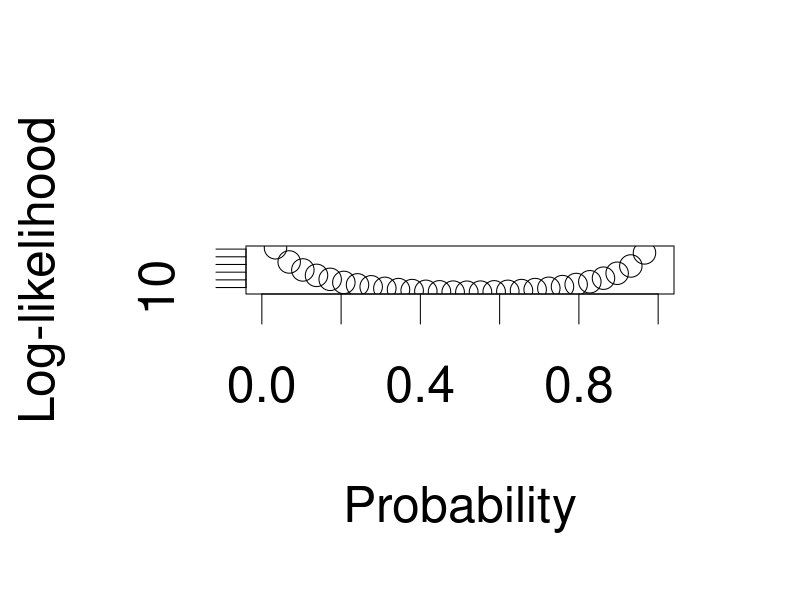
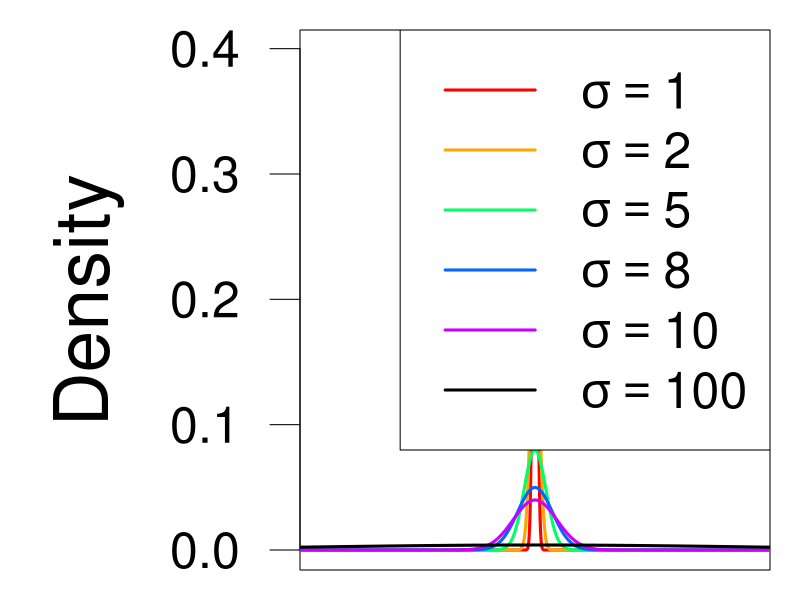
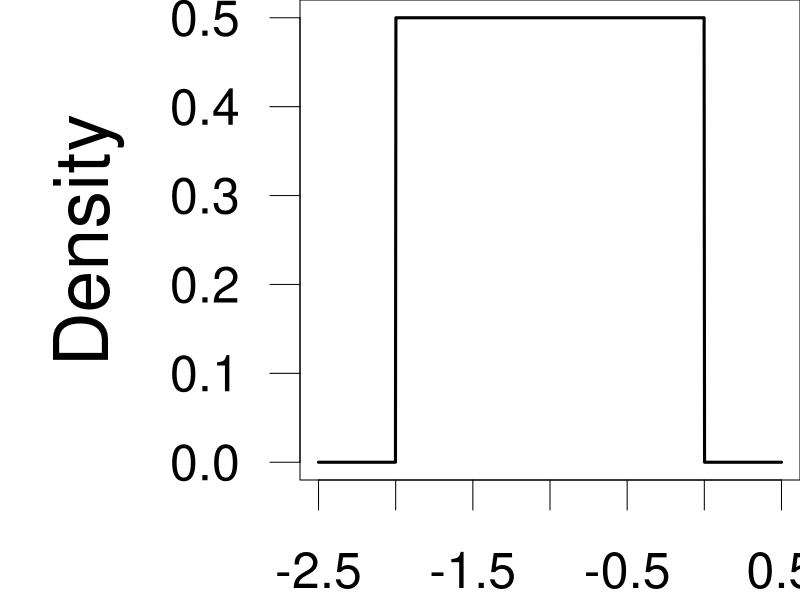
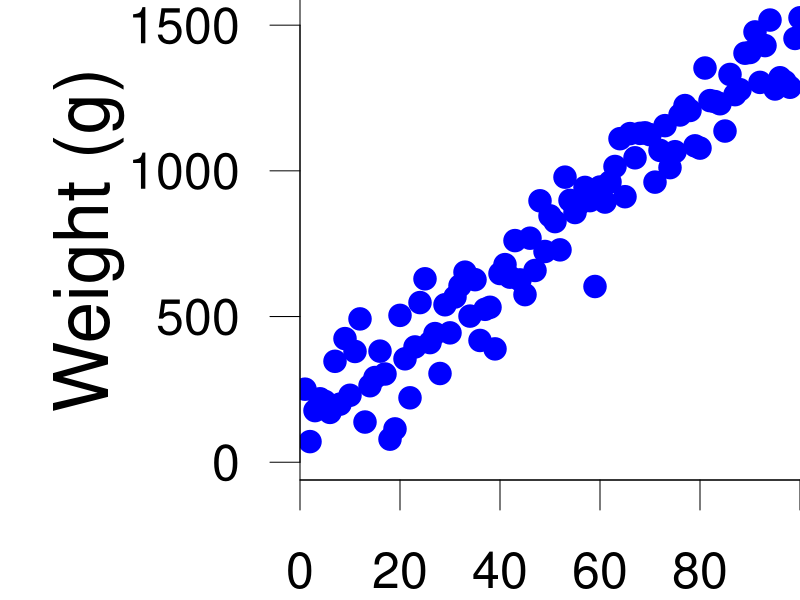
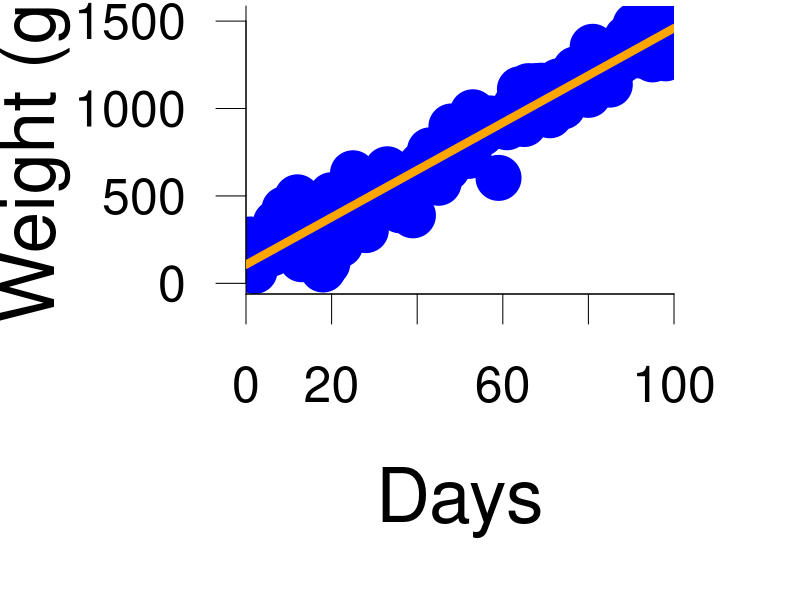
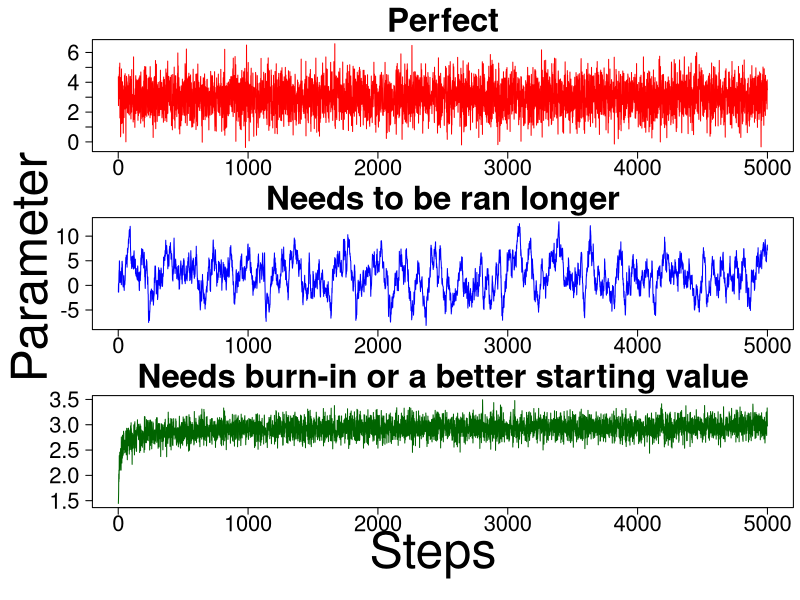
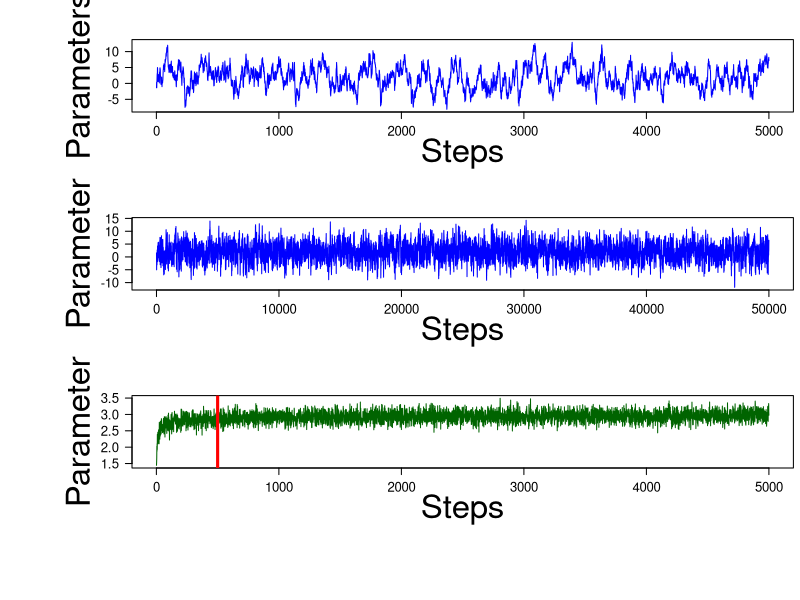
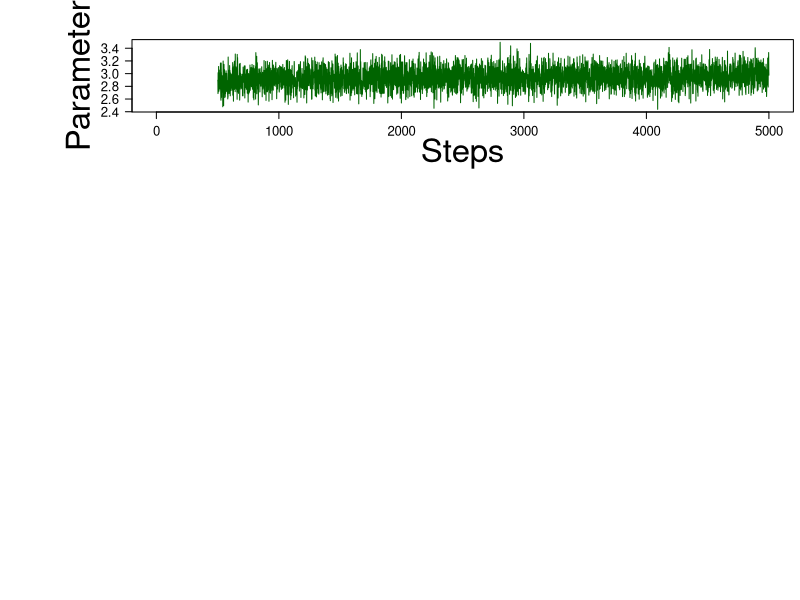

Generate these figures, in order, with R:
## ---- chunk 1
#| output-location: column
#| classes: custom3070
#| fig-height: 12

# Data
hatch <- c(4, 5, 5)
eggs <- c(12, 10, 5)

# log-likelihood function
calc_ll <- function(x, 
                    hatch, eggs) {
  # Quick check
  if(length(hatch) != length(eggs)){
    stop("hatch and eggs must have the same length")
  }
  
  # log-likelihood
  res <- sum(-dbinom(hatch,
                     size = eggs,
                     prob = x,
                     log = TRUE))
  return(res)
}

# Test a range of probability values
prob_val <- seq(from = 0, 
                to = 1,
                length.out = 30)

# Result object
log_lik <- numeric(30L)

for (i in 1:length(prob_val)) {
  log_lik[i] <- calc_ll(prob_val[i],
                        hatch = hatch,
                        eggs = eggs)
}

par(cex = 3)
plot(prob_val,
     log_lik,
     type = "b",
     xlab = "Probability",
     ylab = "Log-likelihood")
## ---- chunk 2
par(mar=c(0.5,5,0.5,0.5))
couleur<-rainbow(5)
curve(dnorm, -100, 100, n = 10000, col = couleur[1], xaxt = "n",
      xlab = "", ylab = "Density", las = 1, cex.lab=1.5, lwd = 3)
curve(dnorm(x,mean = 0, sd = 2), -1000, 1000, add=TRUE,
      n=10000, col="orange", lwd = 3)
curve(dnorm(x,mean = 0, sd = 5), -1000, 1000, add=TRUE,
      n=10000,col=couleur[3], lwd = 3)
curve(dnorm(x,mean = 0, sd = 8), -1000, 1000, add=TRUE,
      n=10000,col=couleur[4], lwd = 3)
curve(dnorm(x,mean = 0, sd = 10), -1000, 1000, add=TRUE,
      n=10000,col=couleur[5], lwd = 3)
curve(dnorm(x,mean = 0, sd = 100), -1000, 1000, add=TRUE,
      n=10000, lwd = 3)
legend("topright",legend=c(expression(sigma==1),
                           expression(sigma==2),
                           expression(sigma==5),
                           expression(sigma==8),
                           expression(sigma==10),
                           expression(sigma==100)),col=c(couleur[1],
                                                   "orange",
                                                   couleur[3:5],
                                                   "black"),
       lty=1, lwd=3)
## ---- chunk 3
par(mar=c(2,5,0,0))
curve(dunif(x,min = -2, max = 0), n=1000, -2.5, 0.5, xlab = "",
      ylab = "Density", las = 1, cex.lab=1.5, lwd = 3)
## ---- chunk 4
set.seed(42)
x <- 1:100
#x <- seq(0.25, 1.36, length = 40)
y <- rnorm(length(x), 100 + x * 13.6, sd = 100)

plot(x,y,
     bty ="L",
     las = 1,
     xlab = "Days since birth",
     ylab = "Weight (g)",
     pch = 19, 
     col = " blue",
     xaxs = "i",
     xlim = c(0,100),
     ylim = range(0,y),
     cex.lab = 1.5)

reg <- lm(y ~ x)
## ---- chunk 5
par(mar = c(5.1, 4.1, 0.1, 2.1))

plot(x,y,
     bty ="L",
     las = 1,
     xlab = "Days",
     ylab = "Weight (g)",
     pch = 19, 
     col = " blue",
     xaxs = "i",
     xlim = c(0,100),
     ylim = range(0,y),
     cex.lab = 1.5,
     cex = 2)

abline(reg = reg, col = "orange", lwd = 8)
## ---- chunk 6
set.seed(42) # The answer !
par(mfrow=c(3,1),mar=c(2,2,3,0.5),oma=c(5,5,0,0))

perfect <- rnorm(5000,mean=3)
plot(perfect,type="l", ylab="",xlab="",las=1,cex.axis=2, col= "red")
title("Perfect",cex.main=3)

auto <- as.vector(arima.sim(n=5000,list(ar=c(0.95)),mean=0.1))
plot(auto,type="l", ylab="",xlab="",las=1,cex.axis=2, col= "blue")
title("Needs to be ran longer",cex.main=3)

burn <- 3/(1+(1:5000)^(-0.5))+rnorm(5000,sd=0.15)
plot(burn,type="l", ylab="",xlab="",las=1,cex.axis=2, col= "darkgreen")
title("Needs burn-in or a better starting value",cex.main=3)

mtext("Steps",side=1,cex=3,outer=TRUE,line=1.75)
mtext("Parameter",side=2,cex=3,outer=TRUE,line=1.25)
## ---- chunk 7
set.seed(42) # The answer !
par(mar=c(5,5,3,0.5))

plot(auto, type = "l", xlab = "Steps",  ylab = "Parameters", 
     las=1, cex.axis = 1.2, cex.lab = 3, col= "blue")
## ---- chunk 8
par(mar=c(5,5,3,0.5))

autoLong <- as.vector(arima.sim(n=50000,list(ar=c(0.95)),mean=0.1))
plot(autoLong, type = "l", xlab = "Steps", 
     ylab = "Parameter", las = 1, cex.axis = 1.2, cex.lab = 3, 
     col = "blue")
#plot(autoLong[seq(10,50000,by=10)], type = "l", xlab = "Steps", 
#     ylab = "Parameter", las = 1, cex.axis = 1.2, cex.lab = 3, 
#     col = "blue")
## ---- chunk 9
par(mar=c(5,5,3,0.5))

plot(burn, type = "l", xlab = "Steps",  ylab = "Parameter", 
     las=1, cex.axis = 1.2, cex.lab = 3, col= "darkgreen")

abline(v=500,col="red",lwd=3)
## ---- chunk 10
par(mar=c(5,5,3,0.5))

burnin<-burn
burnin[1:500]<-NA

plot(burnin, type = "l", xlab = "Steps",
     ylab = "Parameter", las=1, cex.axis = 1.2, cex.lab = 3, 
     col= "darkgreen")
